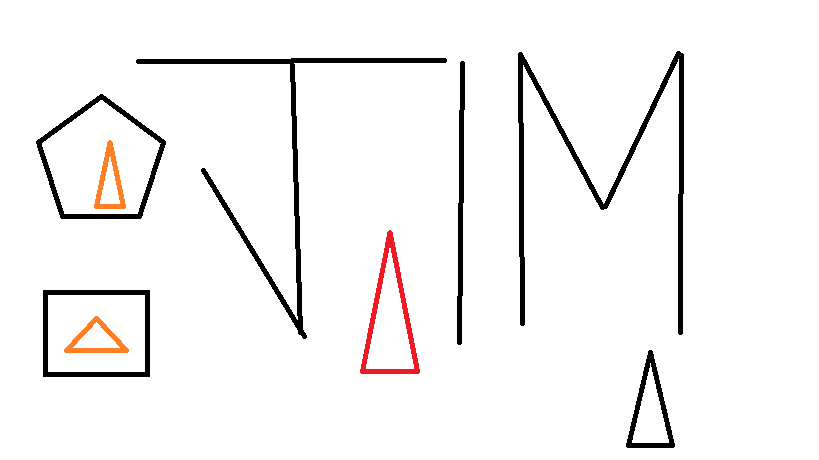
#> input picture OpenCV/edge_detection_and_gradients/finding_corners.png, 819 x 460 px
$ python corner_detection.py
#> lines starting #> are read from the running program, lines starting #| are printed output that depends on the picture; after the words box and inside, x2 and y2 are one past the last pixel; in counts of white or black regions, pixels touching at a corner belong together
import cv2
import numpy as np

img = cv2.imread('finding_corners.png')
#> img is the input picture: shape (460, 819, 3); mean B, G, R 243.2, 243.5, 245
gray = cv2.cvtColor(img, cv2.COLOR_BGR2GRAY)
gray = np.float32(gray)

corners = cv2.goodFeaturesToTrack(gray, 50, 0.01, 10)
#> corners = 50 rows, first 8: [633, 441], [294, 63], [603, 203], [668, 442], [149, 376], [43, 376], [144, 295], [48, 295]
corners = np.int0(corners)

for corner in corners:
    x, y = corner.ravel()
    cv2.circle(img, (x,y), 3, 255, -1)
#> this loop made 50 passes
#> (x, y) on passes 1 to 12: (633, 441), (294, 63), (603, 203), (668, 442), (149, 376), (43, 376), (144, 295), (48, 295), (64, 213), (160, 143), (297, 319), (137, 213)
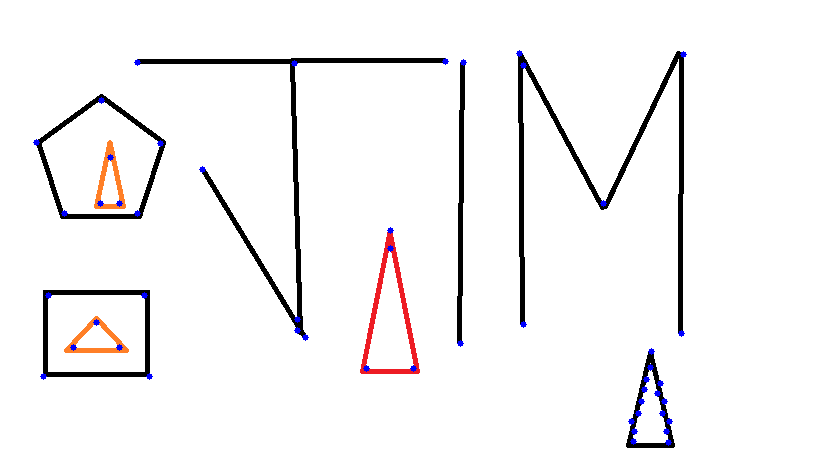
#> img: shape (460, 819, 3); 0.38% of pixels changed, all inside (x1, y1, x2, y2) = (33, 50, 687, 446)

cv2.imshow('Corners',img)
cv2.waitKey(0)
cv2.destroyAllWindows()
